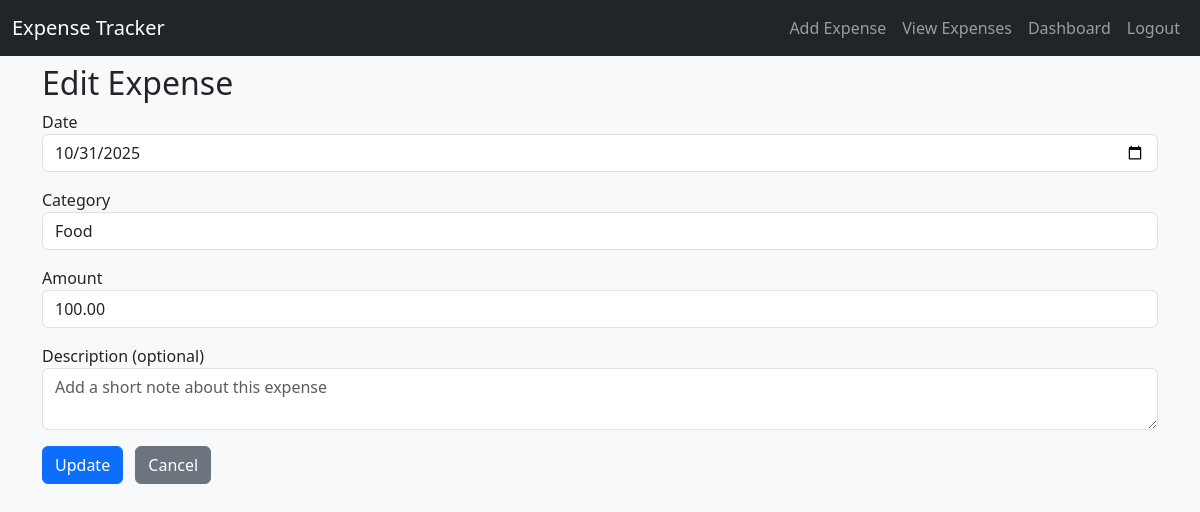
Screenshot of /edit/5 (signed in) with the database file from the repository.
### app.py (models this page shows)
class Expense(db.Model):
    id = db.Column(db.Integer, primary_key=True)
    user_id = db.Column(db.Integer, db.ForeignKey('user.id'), nullable=False, index=True)
    date = db.Column(db.Date, nullable=False)
    category = db.Column(db.String(80), nullable=False)
    amount = db.Column(db.Float, nullable=False)
    description = db.Column(db.Text, nullable=True)
    user = db.relationship('User', backref=db.backref('expenses', lazy=True))

### app.py (the view, shortened to what this page needs)
@app.route('/edit/<int:exp_id>', methods=['GET', 'POST'])
@login_required
def edit_expense(exp_id):
    expense = Expense.query.get_or_404(exp_id)
    if expense.user_id != current_user.id:
        flash('Unauthorized.', 'danger')
        return redirect(url_for('view_expenses'))
    return render_template('edit_expense.html', expense=expense)

### app.py (called while the page is built)
@login_manager.user_loader
def load_user(user_id):
    return User.query.get(int(user_id))

### templates/edit_expense.html (shortened to what this page needs)
{% extends "base.html" %}
{% block content %}
<h2>Edit Expense</h2>
<form method="post" action="{{ url_for('edit_expense', exp_id=expense.id) }}">
<div class="mb-3">
<label>Date</label>
<input type="date" name="date" class="form-control" value="{{ expense.date.strftime('%Y-%m-%d') }}">
</div>
<div class="mb-3">
<label>Category</label>
<select name="category" class="form-control">
<option {% if expense.category=='Food' %}selected{% endif %}>Food</option>
</select>
</div>
<div class="mb-3">
<label>Amount</label>
<input type="number" step="0.01" name="amount" class="form-control" value="{{ '%.2f'|format(expense.amount) }}">
</div>
<div class="mb-3">
<label>Description (optional)</label>
<textarea name="description" class="form-control" rows="2" placeholder="Add a short note about this expense">{{ expense.description or '' }}</textarea>
</div>
<button class="btn btn-primary" type="submit">Update</button>
<a href="{{ url_for('view_expenses') }}" class="btn btn-secondary ms-2">Cancel</a>
</form>
{% endblock %}

### static/style.css (style rules this page uses)
body { background-color: #f8f9fa; }

### rows the page displays
Expense: date "10/31/2025", category "Food", amount "100.00"
